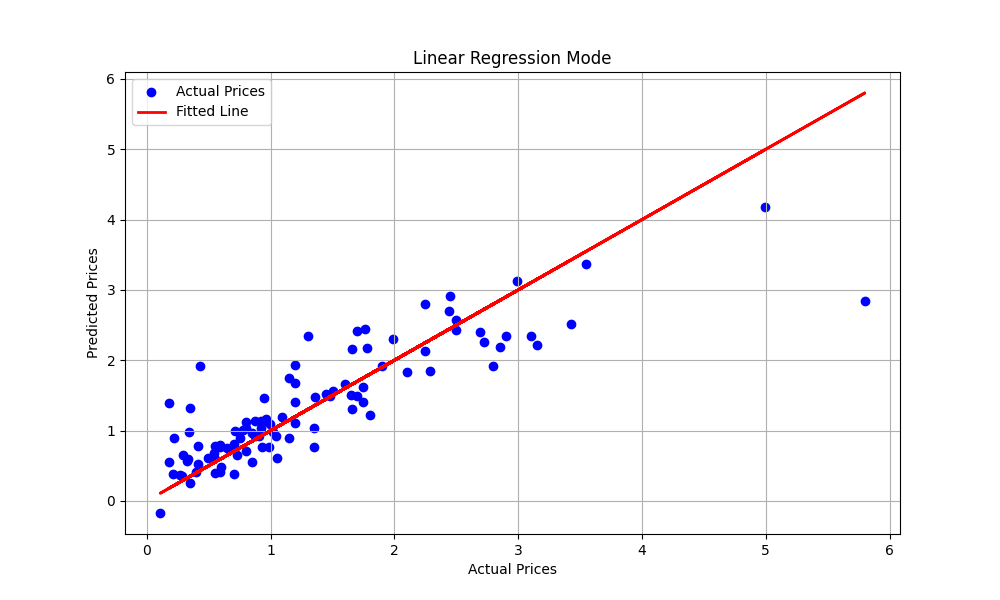

Source code (Python):
import pandas as pd
import numpy as np
import matplotlib.pyplot as plt
from sklearn.model_selection import train_test_split
from sklearn.linear_model import LinearRegression
from sklearn.ensemble import RandomForestRegressor
from sklearn.metrics import r2_score

# Load the dataset
data = pd.read_csv('cleaned_mumbai_dataset_new.csv').sample(500, random_state=42)

# Define the feature set and target
X = data[['bhk', 'type', 'locality', 'area', 'region', 'status', 'age']]
y = data['price']

# Encode categorical features
categorical_features = ['type', 'locality', 'region', 'status', 'age']
X = pd.get_dummies(X, columns=categorical_features, drop_first=True)

# Train-test split
X_train, X_test, y_train, y_test = train_test_split(X, y, test_size=0.2, random_state=42)

# Linear Regression Model
lr_model = LinearRegression()
lr_model.fit(X_train, y_train)
y_pred_lr = lr_model.predict(X_test)
r2_lr = r2_score(y_test, y_pred_lr)


# Graph 1: Linear Regression
plt.figure(figsize=(10, 6))
plt.scatter(y_test, y_pred_lr, color='blue', label='Actual Prices')
plt.plot(y_test, y_test, color='red', linewidth=2, label='Fitted Line')
plt.title('Linear Regression Mode')
plt.xlabel('Actual Prices')
plt.ylabel('Predicted Prices')
plt.legend()
plt.grid()
plt.show()
